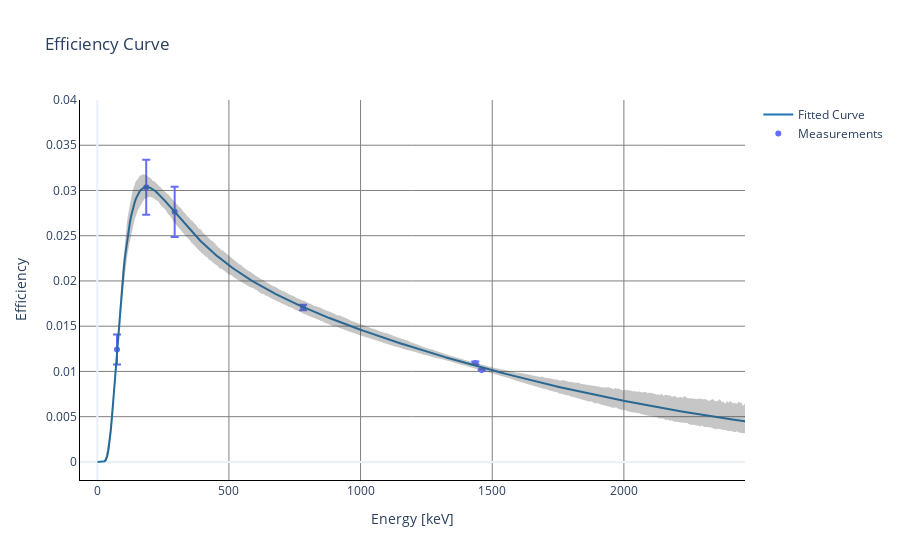

Notebook cell for this chart:
### Code cell
plot_eff = am.Efficiency(source_energies,eff,eff_uncer)

plot_eff.fitting()
plot_eff.plotter_pretty(0.04,save=True)

### Figure 1 — Plotly figure (JSON) as saved in the notebook; plotly's stock layout.template omitted (floating-point values rounded to 4 significant figures; data arrays with more than 128 entries replaced by an {"elided": "..."} marker saying what was removed)
{"data": [{"error_y": {"array": [0.001652, 0.003042, 0.002769, 0.0002977, 0.0001521, 5.954e-05], "type": "data", "visible": true}, "mode": "markers", "name": "Measurements", "type": "scatter", "x": [75, 186, 294, 782, 1436.0, 1460], "y": [0.01242, 0.03035, 0.02764, 0.01707, 0.01094, 0.01015]}, {"line": {"color": "rgb(31, 119, 180)"}, "mode": "lines", "name": "Fitted Curve", "type": "scatter", "x": {"elided": "540 float values"}, "y": {"elided": "540 float values"}}, {"line": {"width": 0}, "marker": {"color": "#444"}, "mode": "lines", "name": "Upper Bound", "showlegend": false, "type": "scatter", "x": {"elided": "540 float values"}, "y": {"elided": "540 float values"}}, {"fill": "tonexty", "fillcolor": "rgba(68, 68, 68, 0.3)", "line": {"width": 0}, "marker": {"color": "#444"}, "mode": "lines", "name": "Lower Bound", "showlegend": false, "type": "scatter", "x": {"elided": "540 float values"}, "y": {"elided": "540 float values"}}], "layout": {"hovermode": "x", "plot_bgcolor": "rgba(0,0,0,0)", "title": {"text": "Efficiency Curve"}, "xaxis": {"gridcolor": "gray", "linecolor": "black", "tickcolor": "black", "title": {"text": "Energy [keV]"}}, "yaxis": {"gridcolor": "gray", "linecolor": "black", "range": [-0.002, 0.04], "showgrid": true, "tickcolor": "black", "title": {"text": "Efficiency"}}}}
